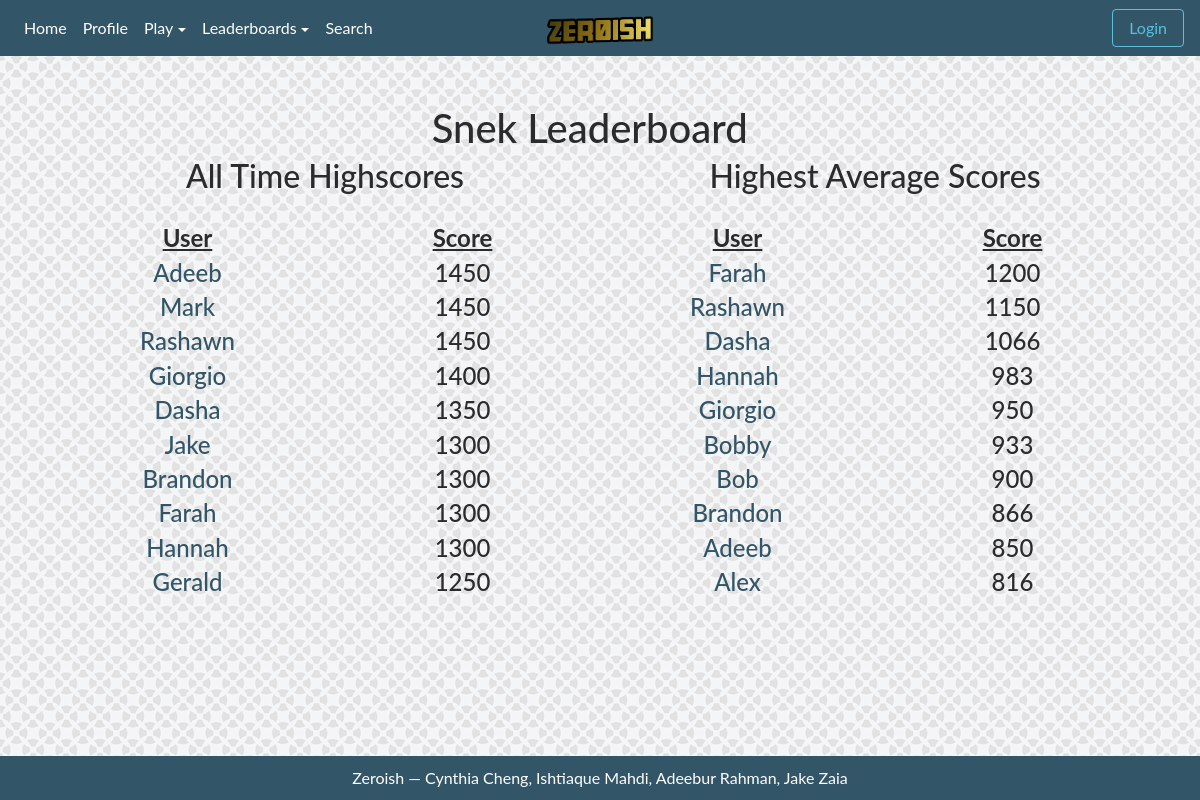
The page /snake/leaderboard on the database as committed earlier.
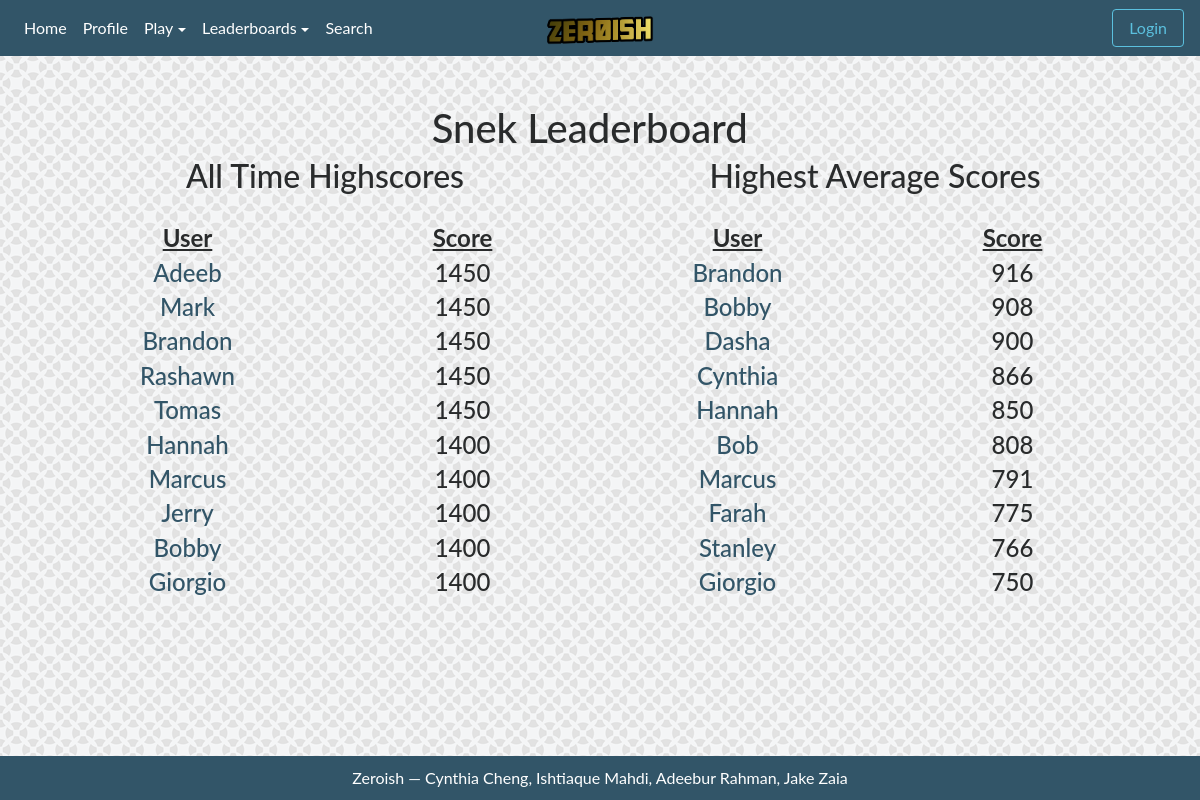
The same page on the database as committed later.
### tables this page shows
CREATE TABLE snek (username TEXT PRIMARY KEY, scores TEXT, average REAL, highscore NUMERIC, numplayed NUMERIC);

### app.py (the view)
@app.route("/snake/leaderboard")
def snake_leaderboard():
    return render_template("leaderboard.html", logged=is_logged(), game="Snek",
                           highscores = snek.get_highscores(),
                           averages = snek.get_averages())

### app.py (called while the page is built)
def is_logged():
    return 'username' in session

### utils/snek.py (called while the page is built)
def get_highscores():
    db = sqlite3.connect(f)
    user_info = db.cursor().execute('SELECT username, highscore FROM snek;').fetchall()
    dic = {}
    for data in user_info:
        dic[data[0]] = data[1]
    scores = []
    for line in sorted(dic.items(), key=lambda dic: dic[1], reverse=True):
        scores.append( [line[0], line[1]] )
    return scores[:10]

def get_averages():
    db = sqlite3.connect(f)
    user_info = db.cursor().execute('SELECT username, average FROM snek;').fetchall()
    dic = {}
    for data in user_info:
        dic[data[0]] = data[1]
    scores = []
    for line in sorted(dic.items(), key=lambda dic: dic[1], reverse=True):
        scores.append( [line[0], line[1]] )
    return scores[:10]

### templates/leaderboard.html (shortened to what this page needs)
{% extends "template.html" %}
{% block content %}
<br>
<div class="container">
  <div class="row">
    <div class="col"></div>
    <div class="col"><h1>{{ game }} Leaderboard</h1></div>
    <div class="col"></div>
  </div>
  <div class="row">
    <div class="col">
      <center>
        <h2> All Time Highscores</h2>
        <br>
        <div class="row">
          <div class="col">
            <h4><b><u>User</u></b></h4>
          </div>
          <div class="col">
            <h4><b><u>Score</u></b></h4>
          </div>
        </div>
        {% for data in highscores %}
        <div class="row">
          <div class="col">
            <a href="/profile?user={{ data[0] }}"><h4>{{ data[0] }}</h4></a>
          </div>
          <div class="col">
            <h4>{{ data[1] }}</h4>
          </div>
        </div>
        {% endfor %}
      </center>
    </div>
    <div class="col">
      <center>
        <h2> Highest Average Scores </h2>
        <br>
        <div class="row">
          <div class="col">
            <h4><b><u>User</u></b></h4>
          </div>
          <div class="col">
            <h4><b><u>Score</u></b></h4>
          </div>
        </div>
        {% for data in averages %}
        <div class="row">
          <div class="col">
            <a href="/profile?user={{ data[0] }}"><h4>{{ data[0] }}</h4></a>
          </div>
          <div class="col">
            <h4>{{ data[1]|int }}</h4>
          </div>
        </div>
        {% endfor %}
      </center>
    </div>
  </div>
</div>
{% endblock %}

Rows that differ between the two databases and show on the page:
no longer on one of the page's lists (row edited): snek: username "Adeeb", average "850"
no longer on one of the page's lists (row edited): snek: username "Rashawn", average "1150"
no longer on this page (row edited): snek: username "Jake", highscore "1300", shown under "All Time Highscores"
no longer on this page (row edited): snek: username "Gerald", highscore "1250", shown under "All Time Highscores"
no longer on one of the page's lists (row edited): snek: username "Dasha", highscore "1350"
no longer on this page (row edited): snek: username "Alex", average "816", shown under "Highest Average Scores"
no longer on one of the page's lists (row edited): snek: username "Farah", highscore "1300"
changed snek "Brandon": highscore "1300" → "1450"; average "866" → "916"; moves up the list
now on this page (row edited): snek: username "Tomas", highscore "1450", shown under "All Time Highscores"
changed snek "Hannah": highscore "1300" → "1400"; average "983" → "850"; moves up the list
now on this page (row edited): snek: username "Marcus", highscore "1400", average "791"
now on this page (row edited): snek: username "Jerry", highscore "1400", shown under "All Time Highscores"
now on one of the page's lists (row edited): snek: username "Bobby", highscore "1400"
changed snek "Bobby": average "933" → "908"; moves up the list
changed snek "Giorgio": average "950" → "750"
changed snek "Dasha": average "1066" → "900"
now on this page (row edited): snek: username "Cynthia", average "866", shown under "Highest Average Scores"
changed snek "Bob": average "900" → "808"; moves up the list
changed snek "Farah": average "1200" → "775"; moves down the list
now on this page (row edited): snek: username "Stanley", average "766", shown under "Highest Average Scores"
